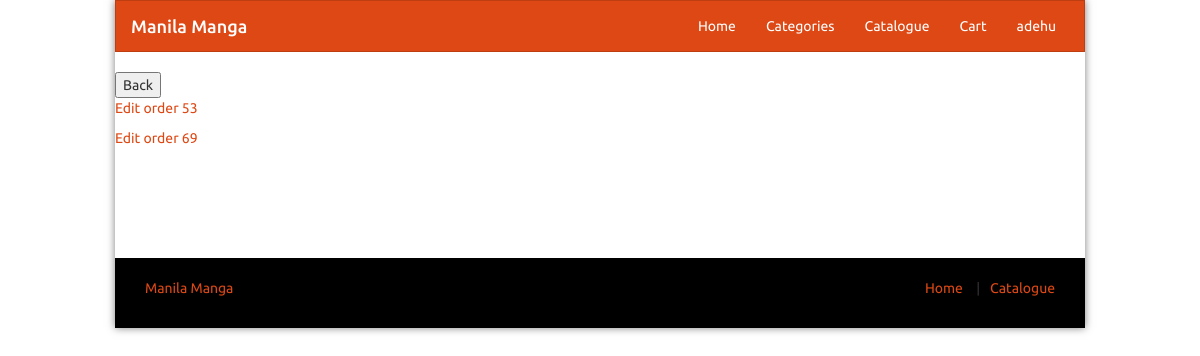
/mngordi.php (signed in), run on the app's committed database.
### tables this page shows
CREATE TABLE "users" (
	"userId"	INTEGER NOT NULL UNIQUE,
	"username"	TEXT,
	"password"	TEXT,
	"isAdmin"	INTEGER DEFAULT 0,
	PRIMARY KEY("userId" AUTOINCREMENT)
);

CREATE TABLE "ordersItems" (
	"orderId"	INTEGER NOT NULL,
	"userId"	INTEGER,
	"wantedMangaId"	INTEGER NOT NULL,
	"dateCreated"	TEXT,
	"quantity"	INTEGER NOT NULL,
	PRIMARY KEY("orderId" AUTOINCREMENT)
);

### mngordi.php (the view, shortened to what this page needs)
<?php session_start();
include('navbar.php');
echo '<button onclick="history.go(-1);">Back </button>';
$ordersItemsDataQuery='SELECT * from ordersItems';
$ordersDataItems=$db->query($ordersItemsDataQuery);
while ($orderItemsData=$ordersDataItems->fetchArray()){
    echo '<div class="admp">
        <p>
        <a href="mngordi1.php?id='.$orderItemsData['orderId'].'">Edit order '.$orderItemsData['orderId'].'</a>
        </p>
        </div>';
}
include'footer.php';
unset($db);?>

### navbar.php (shortened to what this page needs)
<?php echo '<!doctype html>
<head>
    <link defer rel="stylesheet" href="bootstrap.min.css"/>
    <link rel="stylesheet" href="style2.css"/>
</head>
<head>
    <link defer rel="stylesheet" href="bootstrap.min.css"/>
    <link rel="stylesheet" href="style2.css"/>
</head>
<body class="layout-boxed">
    <div class="wrapper">
        <nav class="navbar navbar-default" role="navigation">
            <div class="container">
                <div class="navbar-header">
                    <h1 class="" style="margin:0;">
                        <a class="navbar-brand" href="index.php">
                            Manila Manga
                        </a>
                    </h1>
                </div>
                <div class="collapse navbar-collapse" id="navbar-menu">
                    <ul class="nav navbar-nav  navbar-right">
                        <li>
                            <a href="index.php" title="Home">
                                Home
                            </a>
                        </li>
                        <li>
                            <a href="categories.php" title="Categories">
                                Categories
                            </a>
                        </li>
                        <li>
                            <a href="catalogue.php" title="Catalogue Mangas">
                                Catalogue
                            </a>
                        </li>
                        <li>
                            <a href="cart.php" title="Cart">
                                Cart
                            </a>
                        </li>';
        if(isset($_SESSION['userId'])) {
            $db=new SQLite3('r209-db-01.sqlite');
            $id=$_SESSION['userId'];
            $getUsername='SELECT * FROM users WHERE userId = '.$id.'';
            $querry=$db->query($getUsername);
            $username=$querry->fetchArray();
            echo '<li>
                    <a href="user.php">'.$username[1].'</a>
                </li>';
        }
        echo '</a>
                        </li>
                    </ul>
                </div>
            </div>
            </nav>';
?>

### style2.css (style rules this page uses)
.layout-boxed { background: url(605743.jpg) repeat fixed }
.layout-boxed .container { max-width: 970px }
.layout-boxed .wrapper { background-color: #fff; max-width: 970px; margin: 0 auto; box-shadow: 0 0 8px rgba(0, 0, 0, .5); position: relative }
.navbar-default { border-radius: 0 }
ul { list-style: none; padding: 0; margin: 0 }

### data on the page
users: username "adehu"
ordersitems: orderId "53"
ordersitems: orderId "69"
